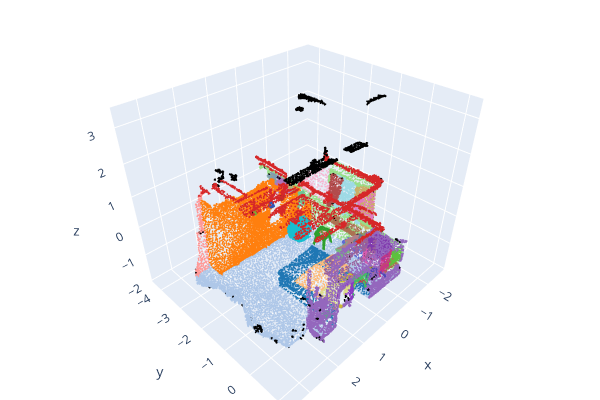

Source (notebook cell):
### Markdown cell above
## Visualize 3D Object Semantic Segmented

### Code cell
vertex = g.pointcloud["vertex"]
xyz = np.vstack((vertex["x"], vertex["y"], vertex["z"])).T
colors = np.vstack((vertex["red"], vertex["green"], vertex["blue"])).T
obj_pcd = o3d.geometry.PointCloud()
obj_pcd.points = o3d.utility.Vector3dVector(xyz)
obj_pcd.colors = o3d.utility.Vector3dVector(colors / 255.0)
o3d.visualization.draw_plotly([obj_pcd])

### Figure 1 — Plotly figure (JSON) as saved in the notebook; plotly's stock layout.template omitted (floating-point values rounded to 4 significant figures; data arrays with more than 128 entries replaced by an {"elided": "..."} marker saying what was removed)
{"data": [{"marker": {"color": {"elided": "52266x3 float values"}, "size": 1}, "mode": "markers", "type": "scatter3d", "x": {"elided": "52266 float values"}, "y": {"elided": "52266 float values"}, "z": {"elided": "52266 float values"}}], "layout": {"height": 400, "margin": {"b": 0, "l": 0, "r": 0, "t": 0}, "scene": {"camera": {"center": {"x": 0, "y": 0, "z": 0}, "up": {"x": 0, "y": 0, "z": 1}}}, "showlegend": false, "width": 600}}
